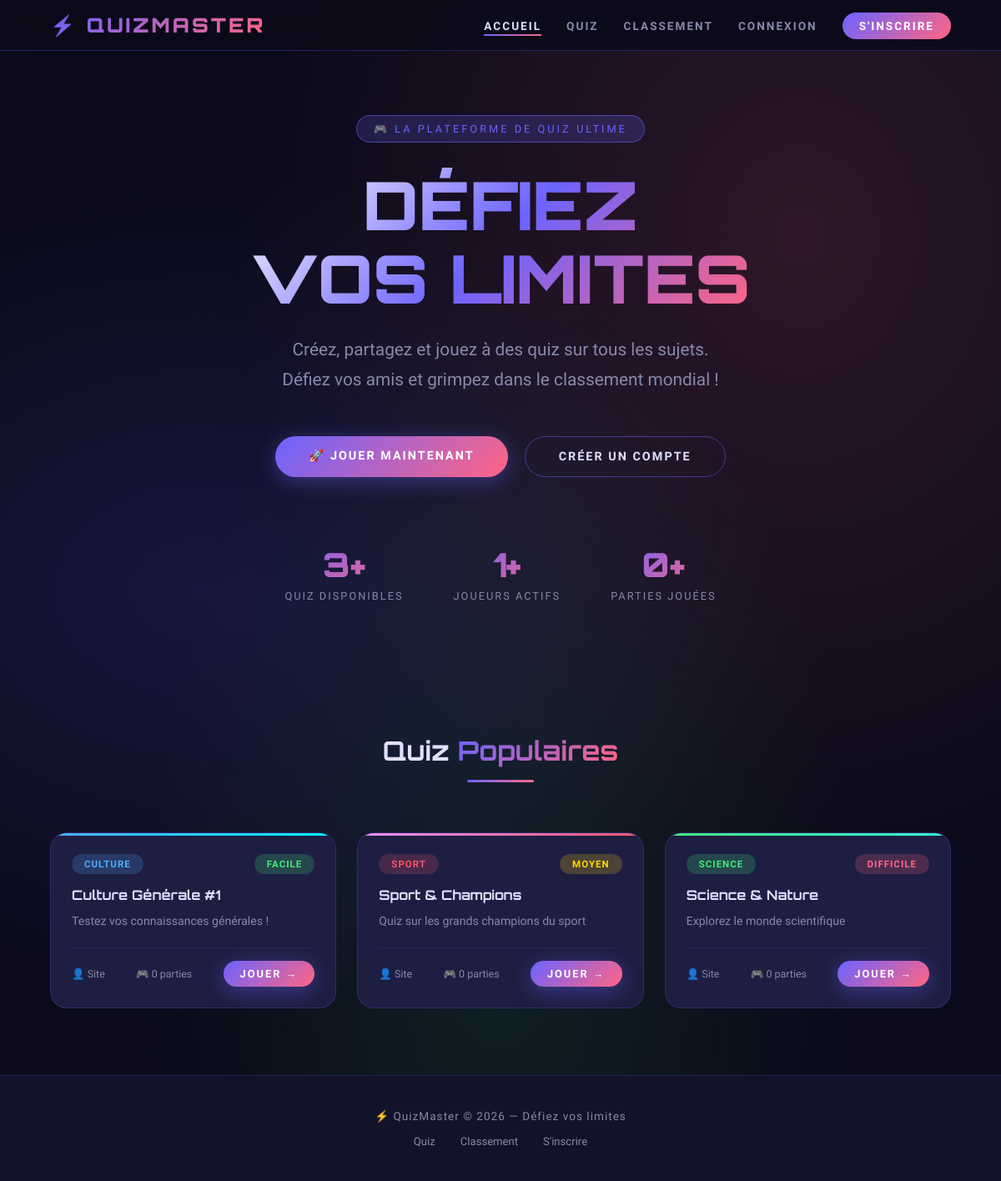
The page / on the database its author committed.
### tables this page shows
CREATE TABLE IF NOT EXISTS quiz (
    id INT AUTO_INCREMENT PRIMARY KEY,
    titre VARCHAR(255) NOT NULL,
    description TEXT,
    categorie ENUM('sport','culture','divertissement','science','histoire','geographie','autre') NOT NULL,
    difficulte ENUM('facile','moyen','difficile') NOT NULL,
    createur_id INT NOT NULL,
    nb_questions_min INT DEFAULT 5,
    temps_limite INT DEFAULT 30,
    date_creation DATETIME DEFAULT CURRENT_TIMESTAMP,
    FOREIGN KEY (createur_id) REFERENCES utilisateurs(id)
);

CREATE TABLE IF NOT EXISTS utilisateurs (
    id INT AUTO_INCREMENT PRIMARY KEY,
    nom VARCHAR(100) NOT NULL,
    prenom VARCHAR(100) NOT NULL,
    email VARCHAR(150) NOT NULL UNIQUE,
    mot_de_passe VARCHAR(255) NOT NULL,
    avatar VARCHAR(255) DEFAULT NULL,
    points_total INT DEFAULT 0,
    date_inscription DATETIME DEFAULT CURRENT_TIMESTAMP
);

### index.php (the view, shortened to what this page needs)
<?php
require_once 'db.php';
$nb_quiz = $pdo->query("SELECT COUNT(*) FROM quiz")->fetchColumn();
$nb_users = $pdo->query("SELECT COUNT(*) FROM utilisateurs")->fetchColumn();
$nb_participations = $pdo->query("SELECT COUNT(*) FROM participations")->fetchColumn();
$quiz_populaires = $pdo->query("
    SELECT q.*, u.prenom, u.nom,
    COUNT(p.id) as nb_participations
    FROM quiz q
    LEFT JOIN utilisateurs u ON q.createur_id = u.id
    LEFT JOIN participations p ON q.id = p.quiz_id
    GROUP BY q.id
    ORDER BY nb_participations DESC
    LIMIT 3
")->fetchAll();
?>
<!DOCTYPE html>
<html lang="fr">
<head>
    <link rel="stylesheet" href="css/style.css">
</head>
<body>
    <nav class="navbar">
        <div class="nav-logo">⚡ QUIZMASTER</div>
        <ul class="nav-links">
            <li><a href="index.php" class="active">Accueil</a></li>
            <li><a href="liste_quiz.php">Quiz</a></li>
            <li><a href="classement.php">Classement</a></li>
            <?php if (isset($_SESSION['user_id'])): ?>
                <li><a href="amis.php">Amis
                    <?php
                    $notifs = $pdo->prepare("SELECT COUNT(*) FROM amis WHERE receveur_id = ? AND statut = 'en_attente'");
                    $notifs->execute([$_SESSION['user_id']]);
                    $nb_notifs = $notifs->fetchColumn();
                    if ($nb_notifs > 0): ?>
                        <span class="notif-badge"><?= $nb_notifs ?></span>
                    <?php endif; ?>
                </a></li>
                <li><a href="dashboard.php">Mon Espace</a></li>
                <li><a href="creer_quiz.php" class="nav-btn">+ Créer</a></li>
                <li><a href="logout.php" class="btn-danger">Déconnexion</a></li>
            <?php else: ?>
                <li><a href="login.php">Connexion</a></li>
                <li><a href="register.php" class="nav-btn">S'inscrire</a></li>
            <?php endif; ?>
        </ul>
    </nav>
    <section class="hero">
        <div class="hero-contenu">
            <div class="hero-badge">🎮 La plateforme de quiz ultime</div>
            <h1 class="hero-titre">DÉFIEZ<br>VOS LIMITES</h1>
            <p class="hero-sous-titre">
                Créez, partagez et jouez à des quiz sur tous les sujets.<br>
                Défiez vos amis et grimpez dans le classement mondial !
            </p>
            <div class="hero-btns">
                <a href="liste_quiz.php" class="btn-primary">🚀 Jouer maintenant</a>
                <?php if (!isset($_SESSION['user_id'])): ?>
                    <a href="register.php" class="btn-secondary">Créer un compte</a>
                <?php else: ?>
                    <a href="creer_quiz.php" class="btn-secondary">+ Créer un quiz</a>
                <?php endif; ?>
            </div>
            <div class="hero-stats">
                <div class="stat-item">
                    <div class="stat-nombre"><?= $nb_quiz ?>+</div>
                    <div class="stat-label">Quiz disponibles</div>
                </div>
                <div class="stat-item">
                    <div class="stat-nombre"><?= $nb_users ?>+</div>
                    <div class="stat-label">Joueurs actifs</div>
                </div>
                <div class="stat-item">
                    <div class="stat-nombre"><?= $nb_participations ?>+</div>
                    <div class="stat-label">Parties jouées</div>
                </div>
            </div>
        </div>
    </section>
    <section class="section">
        <h2 class="section-titre">Quiz <span>Populaires</span></h2>
        <div class="grid-3">
            <?php foreach ($quiz_populaires as $quiz): ?>
                <div class="quiz-card <?= $quiz['categorie'] ?>">
                    <div class="quiz-card-header">
                        <span class="quiz-categorie cat-<?= $quiz['categorie'] ?>">
                            <?= ucfirst($quiz['categorie']) ?>
                        </span>
                        <span class="quiz-difficulte diff-<?= $quiz['difficulte'] ?>">
                            <?= ucfirst($quiz['difficulte']) ?>
                        </span>
                    </div>
                    <h3 class="quiz-titre"><?= htmlspecialchars($quiz['titre']) ?></h3>
                    <p class="quiz-desc"><?= htmlspecialchars($quiz['description']) ?></p>
                    <div class="quiz-footer">
                        <span class="quiz-info">👤 <?= htmlspecialchars($quiz['prenom']) ?></span>
                        <span class="quiz-info">🎮 <?= $quiz['nb_participations'] ?> parties</span>
                        <a href="jouer_quiz.php?id=<?= $quiz['id'] ?>" class="btn-primary" style="padding:8px 20px; font-size:0.8rem;">
                            Jouer →
                        </a>
                    </div>
                </div>
            <?php endforeach; ?>
        </div>
    </section>
    <footer class="footer">
        <p>⚡ QuizMaster © 2026 — Défiez vos limites</p>
        <div class="footer-links">
            <a href="liste_quiz.php">Quiz</a>
            <a href="classement.php">Classement</a>
            <a href="register.php">S'inscrire</a>
        </div>
    </footer>
</body>
</html>

### rows shown on the page
quiz: categorie "CULTURE", difficulte "FACILE", titre "Culture Générale #1", description "Testez vos connaissances générales !", createur.prenom "Site", nb_participations "0"
quiz: categorie "SPORT", difficulte "MOYEN", titre "Sport & Champions", description "Quiz sur les grands champions du sport", createur.prenom "Site", nb_participations "0"
quiz: categorie "SCIENCE", difficulte "DIFFICILE", titre "Science & Nature", description "Explorez le monde scientifique", createur.prenom "Site", nb_participations "0"

### other values the page prints
$nb_quiz "3"
$nb_users "1"
$nb_participations "0"
